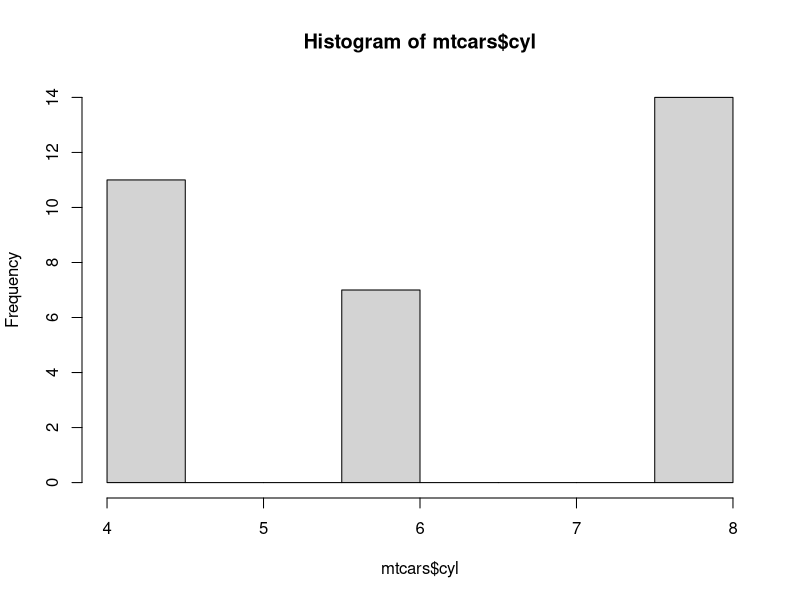
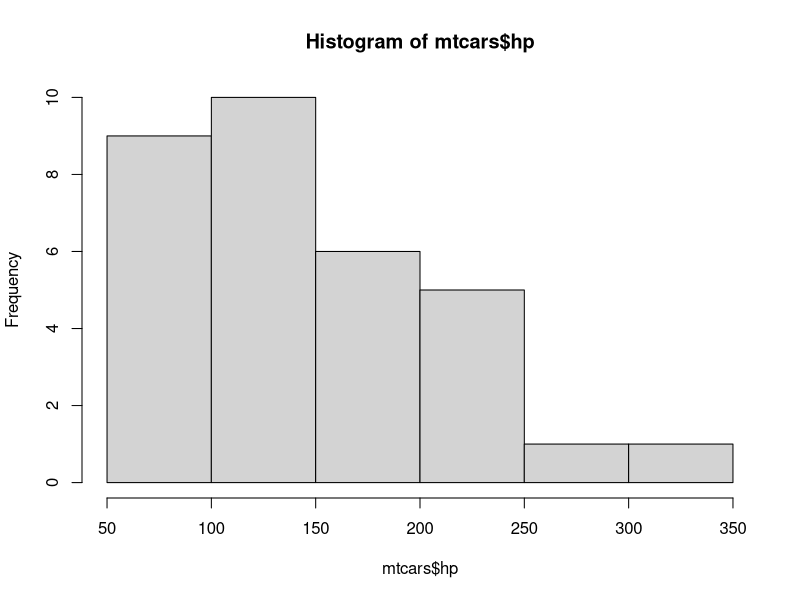
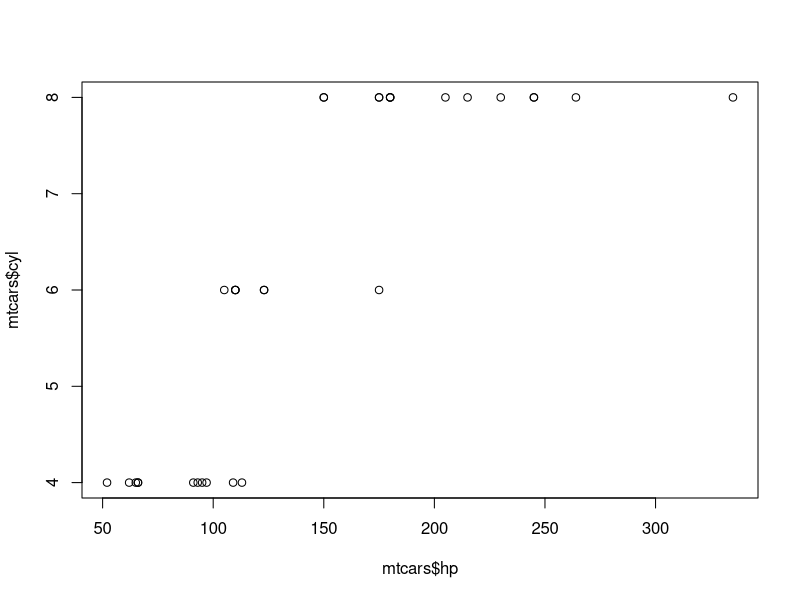
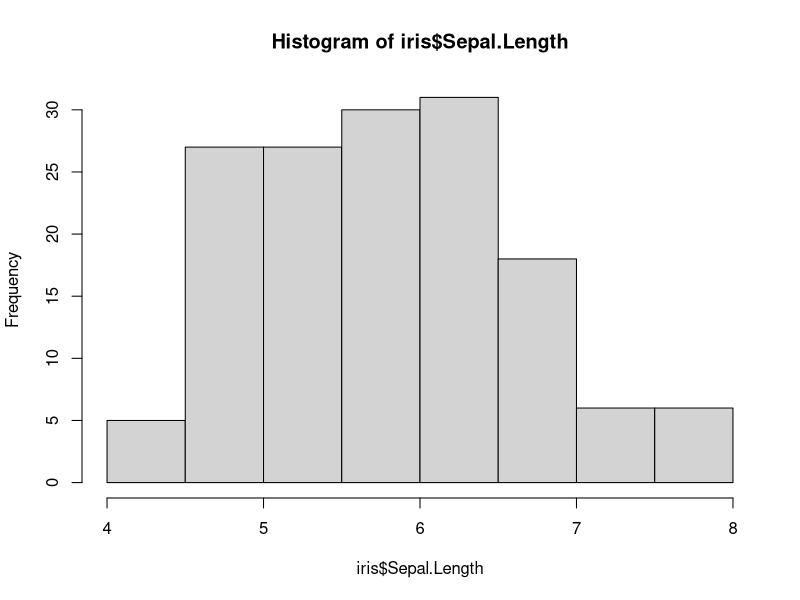
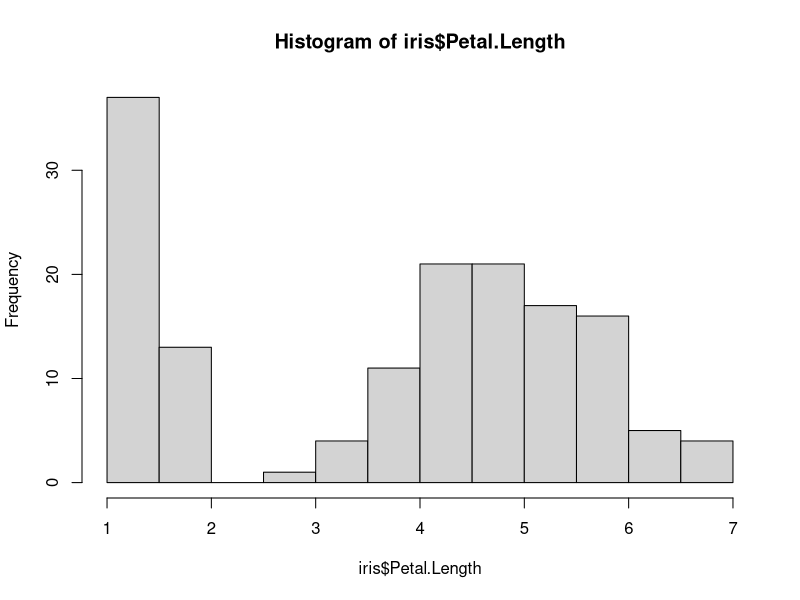
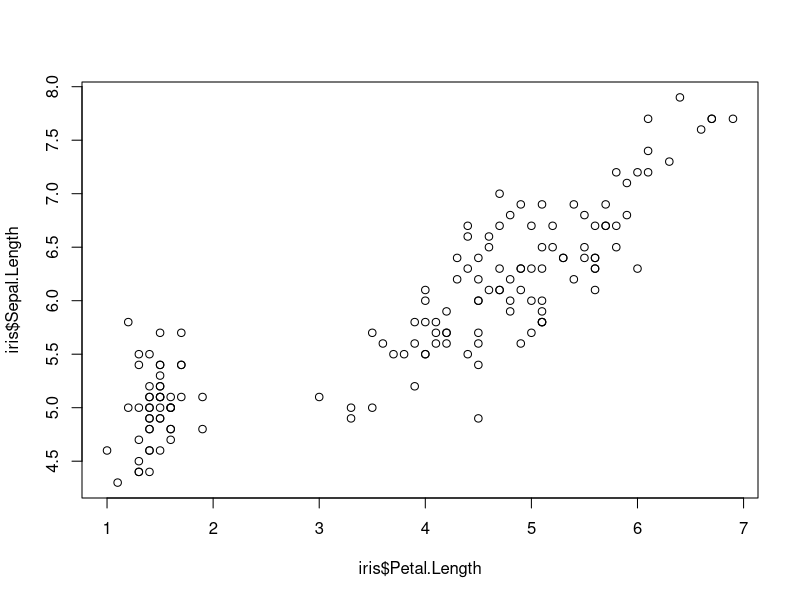

Source code (R) for these figures, in order:
data(mtcars)
str(mtcars)
summary(mtcars)
head(mtcars)
tail(mtcars)
#View(mtcars)

#descriptive statistics
mean(mtcars$mpg)
median(mtcars$hp)
sd(mtcars$cycle)
sum(mtcars$wt)
var(mtcars$hp)
min(mtcars$mpg)
max(mtcars$mpg)

#simple basic visualization 
hist(mtcars$cyl)
hist(mtcars$hp)
plot(mtcars$hp, mtcars$cyl)
colnames(mtcars)

#iris dataset
data("iris")
str(iris)
summary(iris)

#descriptive statistics
mean(iris$Sepal.Length)
median(iris$Sepal.Width)
sd(iris$Petal.Length)
sum(iris$Petal.Width)
var(iris$Sepal.Length)
min(iris$Sepal.Width)
max(iris$Sepal.Width)

#simple basic visualization 
hist(iris$Sepal.Length)
hist(iris$Petal.Length)
plot(iris$Petal.Length, iris$Sepal.Length)
colnames(iris)
